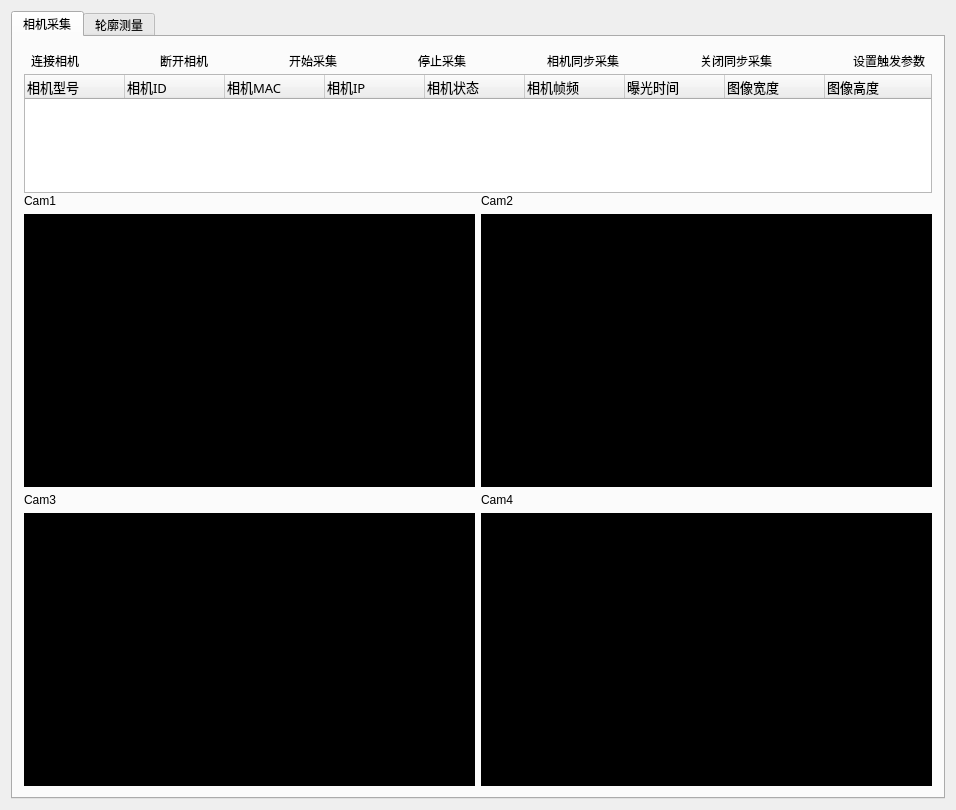
<?xml version="1.0" encoding="UTF-8"?>
<ui version="4.0">
 <class>BilletMeasurementClass</class>
 <widget class="QMainWindow" name="BilletMeasurementClass">
  <property name="enabled">
   <bool>true</bool>
  </property>
  <property name="geometry">
   <rect>
    <x>0</x>
    <y>0</y>
    <width>956</width>
    <height>810</height>
   </rect>
  </property>
  <property name="sizePolicy">
   <sizepolicy hsizetype="Expanding" vsizetype="Expanding">
    <horstretch>0</horstretch>
    <verstretch>0</verstretch>
   </sizepolicy>
  </property>
  <property name="font">
   <font>
    <kerning>true</kerning>
   </font>
  </property>
  <property name="windowTitle">
   <string>BilletMeasurement</string>
  </property>
  <property name="layoutDirection">
   <enum>Qt::LeftToRight</enum>
  </property>
  <widget class="QWidget" name="centralWidget">
   <property name="sizePolicy">
    <sizepolicy hsizetype="Expanding" vsizetype="Expanding">
     <horstretch>0</horstretch>
     <verstretch>0</verstretch>
    </sizepolicy>
   </property>
   <layout class="QVBoxLayout" name="verticalLayout_4">
    <property name="spacing">
     <number>0</number>
    </property>
    <item>
     <widget class="QTabWidget" name="tabWidget">
      <property name="currentIndex">
       <number>0</number>
      </property>
      <widget class="QWidget" name="tab_cam">
       <attribute name="title">
        <string>相机采集</string>
       </attribute>
       <layout class="QVBoxLayout" name="verticalLayout_5" stretch="1,5,25">
        <property name="spacing">
         <number>1</number>
        </property>
        <item>
         <layout class="QHBoxLayout" name="horizontalLayout">
          <item>
           <widget class="QToolButton" name="toolButton_Connect">
            <property name="focusPolicy">
             <enum>Qt::TabFocus</enum>
            </property>
            <property name="text">
             <string>连接相机</string>
            </property>
            <property name="icon">
             <iconset resource="BilletMeasurement.qrc">
              <normaloff>:/image/ico/connect.ico</normaloff>:/image/ico/connect.ico</iconset>
            </property>
            <property name="iconSize">
             <size>
              <width>24</width>
              <height>24</height>
             </size>
            </property>
            <property name="popupMode">
             <enum>QToolButton::DelayedPopup</enum>
            </property>
            <property name="toolButtonStyle">
             <enum>Qt::ToolButtonTextUnderIcon</enum>
            </property>
            <property name="autoRaise">
             <bool>true</bool>
            </property>
            <property name="arrowType">
             <enum>Qt::NoArrow</enum>
            </property>
           </widget>
          </item>
          <item>
           <spacer name="horizontalSpacer_15">
            <property name="orientation">
             <enum>Qt::Horizontal</enum>
            </property>
            <property name="sizeHint" stdset="0">
             <size>
              <width>40</width>
              <height>20</height>
             </size>
            </property>
           </spacer>
          </item>
          <item>
           <widget class="QToolButton" name="toolButton_Disconnect">
            <property name="text">
             <string>断开相机</string>
            </property>
            <property name="icon">
             <iconset resource="BilletMeasurement.qrc">
              <normaloff>:/image/ico/disconnect.ico</normaloff>:/image/ico/disconnect.ico</iconset>
            </property>
            <property name="iconSize">
             <size>
              <width>24</width>
              <height>24</height>
             </size>
            </property>
            <property name="toolButtonStyle">
             <enum>Qt::ToolButtonTextUnderIcon</enum>
            </property>
            <property name="autoRaise">
             <bool>true</bool>
            </property>
           </widget>
          </item>
          <item>
           <spacer name="horizontalSpacer_9">
            <property name="orientation">
             <enum>Qt::Horizontal</enum>
            </property>
            <property name="sizeHint" stdset="0">
             <size>
              <width>40</width>
              <height>20</height>
             </size>
            </property>
           </spacer>
          </item>
          <item>
           <widget class="QToolButton" name="toolButton_Start">
            <property name="cursor">
             <cursorShape>ArrowCursor</cursorShape>
            </property>
            <property name="mouseTracking">
             <bool>false</bool>
            </property>
            <property name="acceptDrops">
             <bool>true</bool>
            </property>
            <property name="text">
             <string>开始采集</string>
            </property>
            <property name="icon">
             <iconset resource="BilletMeasurement.qrc">
              <normaloff>:/image/ico/start.ico</normaloff>:/image/ico/start.ico</iconset>
            </property>
            <property name="iconSize">
             <size>
              <width>24</width>
              <height>24</height>
             </size>
            </property>
            <property name="toolButtonStyle">
             <enum>Qt::ToolButtonTextUnderIcon</enum>
            </property>
            <property name="autoRaise">
             <bool>true</bool>
            </property>
           </widget>
          </item>
          <item>
           <spacer name="horizontalSpacer_10">
            <property name="orientation">
             <enum>Qt::Horizontal</enum>
            </property>
            <property name="sizeHint" stdset="0">
             <size>
              <width>40</width>
              <height>20</height>
             </size>
            </property>
           </spacer>
          </item>
          <item>
           <widget class="QToolButton" name="toolButton_Pause">
            <property name="text">
             <string>停止采集</string>
            </property>
            <property name="icon">
             <iconset resource="BilletMeasurement.qrc">
              <normaloff>:/image/ico/pasue.ico</normaloff>:/image/ico/pasue.ico</iconset>
            </property>
            <property name="iconSize">
             <size>
              <width>24</width>
              <height>24</height>
             </size>
            </property>
            <property name="toolButtonStyle">
             <enum>Qt::ToolButtonTextUnderIcon</enum>
            </property>
            <property name="autoRaise">
             <bool>true</bool>
            </property>
           </widget>
          </item>
          <item>
           <spacer name="horizontalSpacer_12">
            <property name="orientation">
             <enum>Qt::Horizontal</enum>
            </property>
            <property name="sizeHint" stdset="0">
             <size>
              <width>40</width>
              <height>20</height>
             </size>
            </property>
           </spacer>
          </item>
          <item>
           <widget class="QToolButton" name="toolButton_OpenSync">
            <property name="acceptDrops">
             <bool>false</bool>
            </property>
            <property name="text">
             <string>相机同步采集</string>
            </property>
            <property name="icon">
             <iconset resource="BilletMeasurement.qrc">
              <normaloff>:/image/ico/开关 开(1).png</normaloff>:/image/ico/开关 开(1).png</iconset>
            </property>
            <property name="iconSize">
             <size>
              <width>24</width>
              <height>24</height>
             </size>
            </property>
            <property name="toolButtonStyle">
             <enum>Qt::ToolButtonTextUnderIcon</enum>
            </property>
            <property name="autoRaise">
             <bool>true</bool>
            </property>
           </widget>
          </item>
          <item>
           <spacer name="horizontalSpacer_13">
            <property name="orientation">
             <enum>Qt::Horizontal</enum>
            </property>
            <property name="sizeHint" stdset="0">
             <size>
              <width>40</width>
              <height>20</height>
             </size>
            </property>
           </spacer>
          </item>
          <item>
           <widget class="QToolButton" name="toolButton_CloseSync">
            <property name="text">
             <string>关闭同步采集</string>
            </property>
            <property name="icon">
             <iconset resource="BilletMeasurement.qrc">
              <normaloff>:/image/ico/开关 关(1).png</normaloff>:/image/ico/开关 关(1).png</iconset>
            </property>
            <property name="iconSize">
             <size>
              <width>24</width>
              <height>24</height>
             </size>
            </property>
            <property name="toolButtonStyle">
             <enum>Qt::ToolButtonTextUnderIcon</enum>
            </property>
            <property name="autoRaise">
             <bool>true</bool>
            </property>
           </widget>
          </item>
          <item>
           <spacer name="horizontalSpacer_14">
            <property name="orientation">
             <enum>Qt::Horizontal</enum>
            </property>
            <property name="sizeHint" stdset="0">
             <size>
              <width>40</width>
              <height>20</height>
             </size>
            </property>
           </spacer>
          </item>
          <item>
           <widget class="QToolButton" name="toolButton_SetSync">
            <property name="text">
             <string>设置触发参数</string>
            </property>
            <property name="icon">
             <iconset resource="BilletMeasurement.qrc">
              <normaloff>:/image/ico/设置参数.png</normaloff>:/image/ico/设置参数.png</iconset>
            </property>
            <property name="iconSize">
             <size>
              <width>24</width>
              <height>24</height>
             </size>
            </property>
            <property name="toolButtonStyle">
             <enum>Qt::ToolButtonTextUnderIcon</enum>
            </property>
            <property name="autoRaise">
             <bool>true</bool>
            </property>
            <property name="arrowType">
             <enum>Qt::NoArrow</enum>
            </property>
           </widget>
          </item>
         </layout>
        </item>
        <item>
         <layout class="QHBoxLayout" name="horizontalLayout_3">
          <item>
           <widget class="QTreeWidget" name="treeWidget">
            <property name="font">
             <font>
              <family>ADMUI3Lg</family>
              <pointsize>10</pointsize>
              <weight>50</weight>
              <italic>false</italic>
              <bold>false</bold>
             </font>
            </property>
            <property name="styleSheet">
             <string notr="true">font: 10pt &quot;ADMUI3Lg&quot;;</string>
            </property>
            <property name="verticalScrollBarPolicy">
             <enum>Qt::ScrollBarAlwaysOff</enum>
            </property>
            <property name="horizontalScrollBarPolicy">
             <enum>Qt::ScrollBarAlwaysOff</enum>
            </property>
            <property name="sizeAdjustPolicy">
             <enum>QAbstractScrollArea::AdjustIgnored</enum>
            </property>
            <property name="editTriggers">
             <set>QAbstractItemView::DoubleClicked</set>
            </property>
            <property name="uniformRowHeights">
             <bool>true</bool>
            </property>
            <attribute name="headerCascadingSectionResizes">
             <bool>false</bool>
            </attribute>
            <column>
             <property name="text">
              <string>相机型号</string>
             </property>
            </column>
            <column>
             <property name="text">
              <string>相机ID</string>
             </property>
            </column>
            <column>
             <property name="text">
              <string>相机MAC</string>
             </property>
            </column>
            <column>
             <property name="text">
              <string>相机IP</string>
             </property>
            </column>
            <column>
             <property name="text">
              <string>相机状态</string>
             </property>
            </column>
            <column>
             <property name="text">
              <string>相机帧频</string>
             </property>
            </column>
            <column>
             <property name="text">
              <string>曝光时间</string>
             </property>
            </column>
            <column>
             <property name="text">
              <string>图像宽度</string>
             </property>
            </column>
            <column>
             <property name="text">
              <string>图像高度</string>
             </property>
            </column>
           </widget>
          </item>
         </layout>
        </item>
        <item>
         <layout class="QGridLayout" name="Layout_ImageShow" rowstretch="1,20,1,20" columnstretch="0,0">
          <item row="1" column="1">
           <widget class="QLabel" name="label_RightUp">
            <property name="styleSheet">
             <string notr="true">background-color: rgb(0, 0, 0);</string>
            </property>
            <property name="text">
             <string/>
            </property>
           </widget>
          </item>
          <item row="2" column="0">
           <widget class="QLabel" name="label_7">
            <property name="text">
             <string>Cam3</string>
            </property>
            <property name="alignment">
             <set>Qt::AlignBottom|Qt::AlignLeading|Qt::AlignLeft</set>
            </property>
           </widget>
          </item>
          <item row="1" column="0">
           <widget class="QLabel" name="label_LeftUp">
            <property name="styleSheet">
             <string notr="true">background-color: rgb(0, 0, 0);</string>
            </property>
            <property name="text">
             <string/>
            </property>
            <property name="textFormat">
             <enum>Qt::AutoText</enum>
            </property>
           </widget>
          </item>
          <item row="2" column="1">
           <widget class="QLabel" name="label_8">
            <property name="text">
             <string>Cam4</string>
            </property>
            <property name="alignment">
             <set>Qt::AlignBottom|Qt::AlignLeading|Qt::AlignLeft</set>
            </property>
           </widget>
          </item>
          <item row="0" column="0">
           <widget class="QLabel" name="label">
            <property name="text">
             <string>Cam1</string>
            </property>
            <property name="alignment">
             <set>Qt::AlignBottom|Qt::AlignLeading|Qt::AlignLeft</set>
            </property>
           </widget>
          </item>
          <item row="0" column="1">
           <widget class="QLabel" name="label_2">
            <property name="text">
             <string>Cam2</string>
            </property>
            <property name="alignment">
             <set>Qt::AlignBottom|Qt::AlignLeading|Qt::AlignLeft</set>
            </property>
           </widget>
          </item>
          <item row="3" column="1">
           <widget class="QLabel" name="label_RightDown">
            <property name="styleSheet">
             <string notr="true">background-color: rgb(0, 0, 0);</string>
            </property>
            <property name="text">
             <string/>
            </property>
            <property name="alignment">
             <set>Qt::AlignLeading|Qt::AlignLeft|Qt::AlignTop</set>
            </property>
           </widget>
          </item>
          <item row="3" column="0">
           <widget class="QLabel" name="label_LeftDown">
            <property name="styleSheet">
             <string notr="true">background-color: rgb(0, 0, 0);</string>
            </property>
            <property name="text">
             <string/>
            </property>
            <property name="alignment">
             <set>Qt::AlignLeading|Qt::AlignLeft|Qt::AlignTop</set>
            </property>
           </widget>
          </item>
         </layout>
        </item>
       </layout>
      </widget>
      <widget class="QWidget" name="tab_measure">
       <attribute name="title">
        <string>轮廓测量</string>
       </attribute>
       <layout class="QVBoxLayout" name="verticalLayout" stretch="1,10">
        <item>
         <layout class="QHBoxLayout" name="horizontalLayout_5">
          <item>
           <widget class="QLabel" name="label_17">
            <property name="text">
             <string>算法的运行状态，按钮等</string>
            </property>
           </widget>
          </item>
         </layout>
        </item>
        <item>
         <layout class="QGridLayout" name="gridLayout_2" rowstretch="1,10,1,10">
          <item row="0" column="0">
           <widget class="QLabel" name="label_13">
            <property name="text">
             <string>实时恢复出的轮廓（pcl展示）并保存</string>
            </property>
           </widget>
          </item>
          <item row="3" column="0">
           <widget class="QLabel" name="label_11">
            <property name="styleSheet">
             <string notr="true">background-color: rgb(3, 3, 3);</string>
            </property>
            <property name="text">
             <string>TextLabel</string>
            </property>
           </widget>
          </item>
          <item row="1" column="1">
           <widget class="QLabel" name="label_10">
            <property name="styleSheet">
             <string notr="true">background-color: rgb(3, 3, 3);</string>
            </property>
            <property name="text">
             <string>TextLabel</string>
            </property>
           </widget>
          </item>
          <item row="0" column="1">
           <widget class="QLabel" name="label_14">
            <property name="text">
             <string>实时计算出的轮廓尺寸</string>
            </property>
           </widget>
          </item>
          <item row="3" column="1">
           <widget class="QLabel" name="label_12">
            <property name="styleSheet">
             <string notr="true">background-color: rgb(3, 3, 3);</string>
            </property>
            <property name="text">
             <string>TextLabel</string>
            </property>
           </widget>
          </item>
          <item row="1" column="0">
           <widget class="QLabel" name="label_9">
            <property name="styleSheet">
             <string notr="true">background-color: rgb(2, 2, 2);</string>
            </property>
            <property name="text">
             <string>TextLabel</string>
            </property>
           </widget>
          </item>
          <item row="2" column="0">
           <widget class="QLabel" name="label_15">
            <property name="text">
             <string>之前的轮廓的数据</string>
            </property>
           </widget>
          </item>
          <item row="2" column="1">
           <widget class="QLabel" name="label_16">
            <property name="text">
             <string>TextLabel</string>
            </property>
           </widget>
          </item>
         </layout>
        </item>
       </layout>
      </widget>
     </widget>
    </item>
   </layout>
  </widget>
  <action name="action_connect">
   <property name="icon">
    <iconset resource="BilletMeasurement.qrc">
     <normaloff>:/image/ico/connect.ico</normaloff>:/image/ico/connect.ico</iconset>
   </property>
   <property name="text">
    <string>连接相机</string>
   </property>
  </action>
  <action name="action_disconnect">
   <property name="icon">
    <iconset resource="BilletMeasurement.qrc">
     <normaloff>:/image/ico/disconnect.ico</normaloff>:/image/ico/disconnect.ico</iconset>
   </property>
   <property name="text">
    <string>断开相机</string>
   </property>
  </action>
  <action name="action_start">
   <property name="icon">
    <iconset resource="BilletMeasurement.qrc">
     <normaloff>:/image/ico/start.ico</normaloff>:/image/ico/start.ico</iconset>
   </property>
   <property name="text">
    <string>开始采集</string>
   </property>
  </action>
  <action name="action_pause">
   <property name="icon">
    <iconset resource="BilletMeasurement.qrc">
     <normaloff>:/image/ico/pasue.ico</normaloff>:/image/ico/pasue.ico</iconset>
   </property>
   <property name="text">
    <string>停止采集</string>
   </property>
  </action>
  <action name="action_setcamparam">
   <property name="icon">
    <iconset resource="BilletMeasurement.qrc">
     <normaloff>:/image/ico/settings.ico</normaloff>:/image/ico/settings.ico</iconset>
   </property>
   <property name="text">
    <string>设置相机参数</string>
   </property>
  </action>
  <action name="action_syncing">
   <property name="icon">
    <iconset resource="BilletMeasurement.qrc">
     <normaloff>:/image/ico/syncing.ico</normaloff>:/image/ico/syncing.ico</iconset>
   </property>
   <property name="text">
    <string>相机同步采集</string>
   </property>
  </action>
 </widget>
 <layoutdefault spacing="6" margin="11"/>
 <resources>
  <include location="BilletMeasurement.qrc"/>
 </resources>
 <connections/>
</ui>
